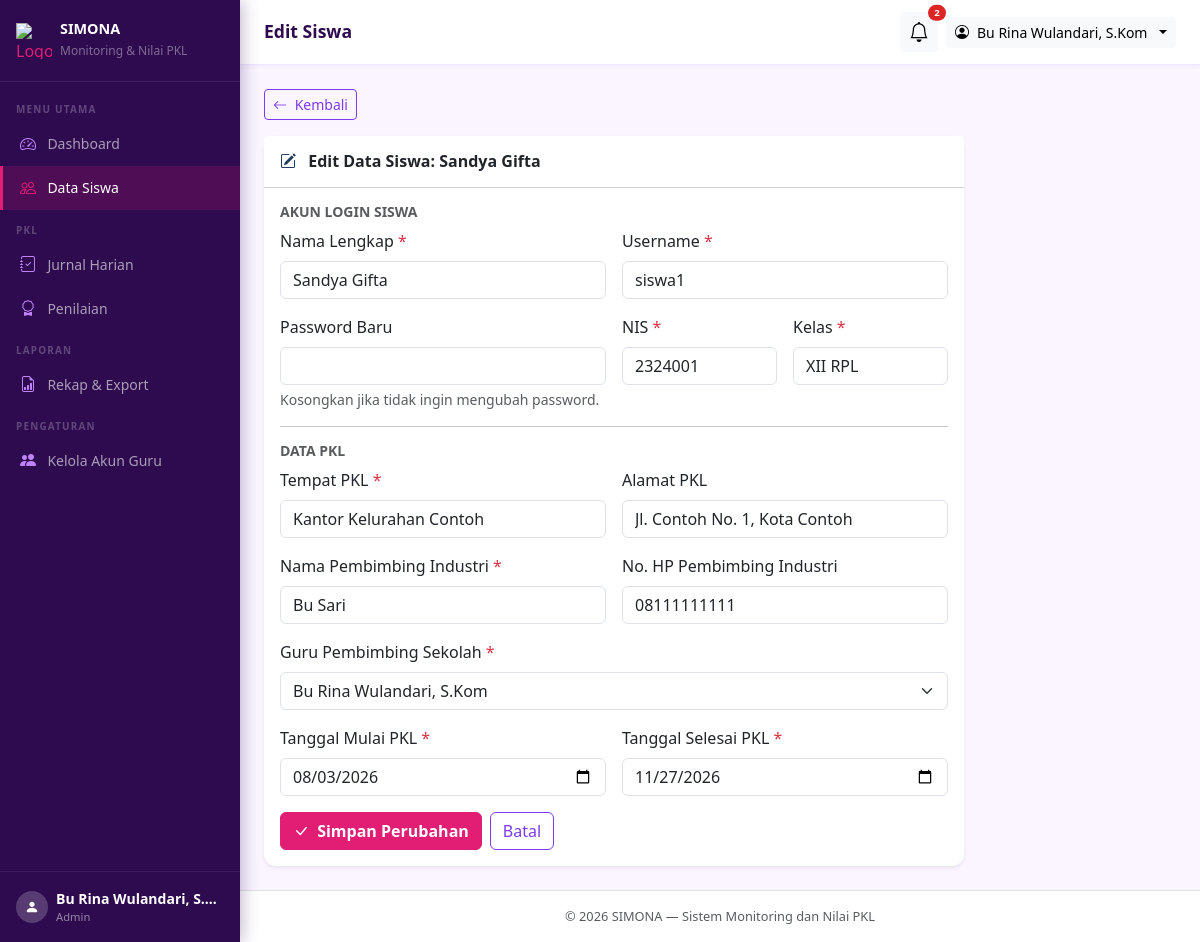
Page /admin/siswa/edit.php?id=1 (signed in) on the earlier database version.
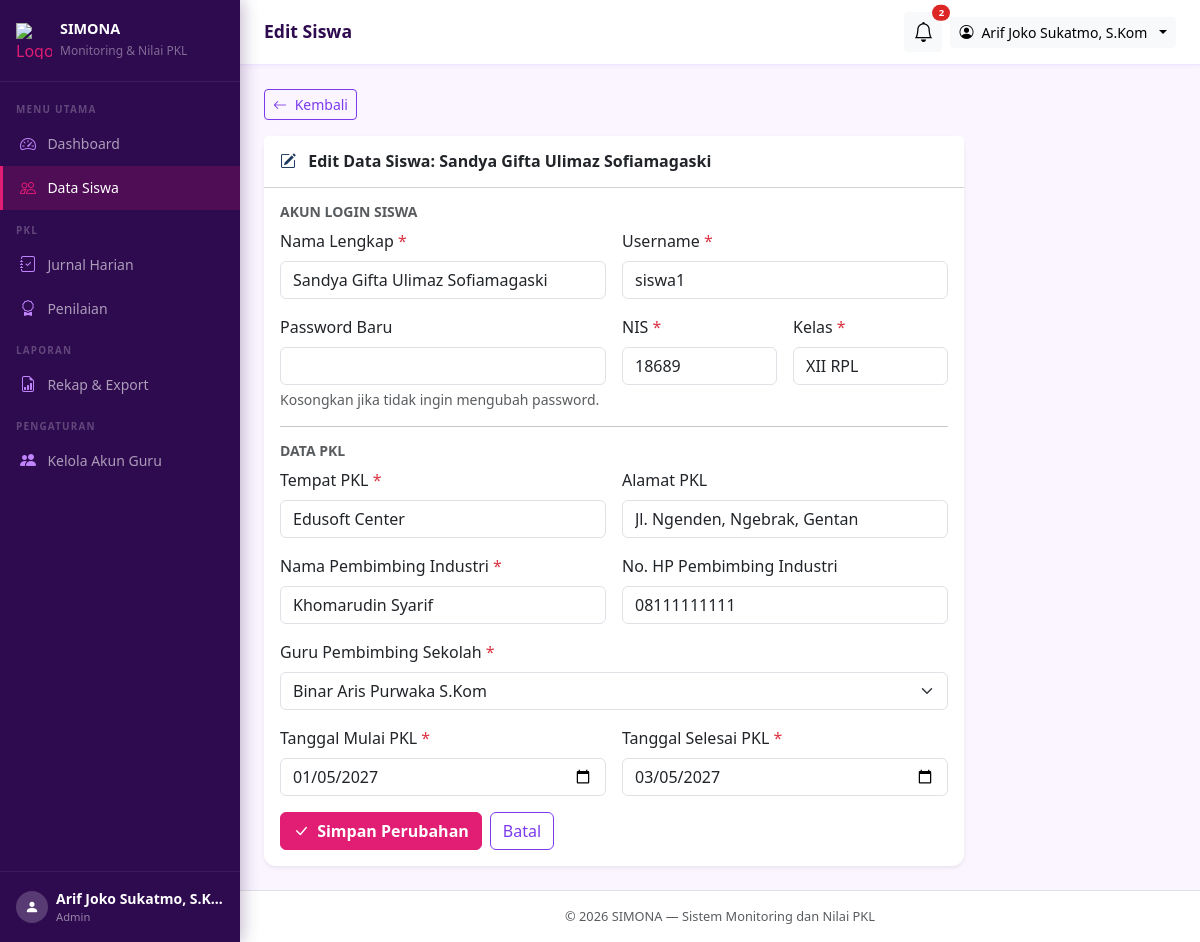
Same page on the later database version.
### tables this page shows
CREATE TABLE `users` (
  `id` int(10) unsigned NOT NULL AUTO_INCREMENT,
  `nama` varchar(100) NOT NULL,
  `username` varchar(50) NOT NULL,
  `password` varchar(255) NOT NULL COMMENT 'Hasil password_hash(), bukan teks asli',
  `role` enum('admin','siswa') NOT NULL DEFAULT 'siswa',
  `created_at` timestamp NOT NULL DEFAULT current_timestamp(),
  PRIMARY KEY (`id`),
  UNIQUE KEY `uq_username` (`username`)
);

CREATE TABLE `siswa` (
  `id` int(10) unsigned NOT NULL AUTO_INCREMENT,
  `user_id` int(10) unsigned NOT NULL COMMENT 'Relasi ke users.id (akun siswa)',
  `nis` varchar(20) NOT NULL COMMENT 'Nomor Induk Siswa',
  `kelas` varchar(20) NOT NULL COMMENT 'Contoh: XII RPL 1',
  `tempat_pkl` varchar(150) NOT NULL COMMENT 'Nama perusahaan/instansi',
  `alamat_pkl` varchar(255) DEFAULT NULL COMMENT 'Alamat tempat PKL, boleh kosong',
  `nama_pembimbing_industri` varchar(100) NOT NULL COMMENT 'Mentor di tempat PKL, hanya data',
  `no_hp_pembimbing_industri` varchar(20) DEFAULT NULL COMMENT 'Boleh kosong',
  `guru_pembimbing_id` int(10) unsigned NOT NULL COMMENT 'Relasi ke users.id (guru/admin)',
  `tgl_mulai` date NOT NULL,
  `tgl_selesai` date NOT NULL COMMENT 'Tidak boleh sebelum tgl_mulai',
  PRIMARY KEY (`id`),
  UNIQUE KEY `uq_nis` (`nis`),
  UNIQUE KEY `uq_user_id` (`user_id`),
  KEY `idx_guru_pembimbing` (`guru_pembimbing_id`),
  KEY `idx_kelas` (`kelas`),
  CONSTRAINT `fk_siswa_guru` FOREIGN KEY (`guru_pembimbing_id`) REFERENCES `users` (`id`),
  CONSTRAINT `fk_siswa_user` FOREIGN KEY (`user_id`) REFERENCES `users` (`id`) ON DELETE CASCADE
);

### includes/auth.php (called while the page is built, shortened)
<?php
function current_user(): array
{
    return [
        'user_id'  => $_SESSION['user_id']  ?? null,
        'nama'     => $_SESSION['nama']     ?? '',
        'username' => $_SESSION['username'] ?? '',
        'role'     => $_SESSION['role']     ?? '',
        'siswa_id' => $_SESSION['siswa_id'] ?? null,
    ];
}
function current_role(): string
{
    return $_SESSION['role'] ?? '';
}

### includes/functions.php (called while the page is built, shortened)
<?php
function e(string $string): string
{
    return htmlspecialchars($string, ENT_QUOTES, 'UTF-8');
}

### admin/siswa/edit.php (the view, shortened to what the changed rows need)
<?php
require_once __DIR__ . '/../../includes/auth.php';
require_once __DIR__ . '/../../includes/functions.php';
$db = get_db();
$id = (int)($_GET['id'] ?? 0);
$stmt = $db->prepare("
    SELECT s.*, u.nama, u.username, u.id AS uid
    FROM siswa s
    JOIN users u ON s.user_id = u.id
    WHERE s.id = ?
");
$stmt->execute([$id]);
$siswa = $stmt->fetch();
$guru_list = $db->query("SELECT id, nama FROM users WHERE role = 'admin' ORDER BY nama")->fetchAll();
$input     = $siswa;
require_once __DIR__ . '/../../includes/header.php';
?>
<div class="card border-0 shadow-sm" style="max-width:700px">
  <div class="card-header bg-white py-3">
    <h6 class="mb-0 fw-bold">
      <i class="bi bi-pencil-square me-2" style="color:#1e3a5f"></i>
      Edit Data Siswa: <?= e($siswa['nama']) ?>
    </h6>
  </div>
  <div class="card-body">
    <form method="POST" novalidate>
      <div class="row g-3 mb-3">
        <div class="col-md-6">
          <label class="form-label">Nama Lengkap <span class="text-danger">*</span></label>
          <input type="text" name="nama" class="form-control"
                 value="<?= e($input['nama']) ?>" required>
        </div>
        <div class="col-md-6">
          <label class="form-label">Username <span class="text-danger">*</span></label>
          <input type="text" name="username" class="form-control"
                 value="<?= e($input['username']) ?>" required>
        </div>
        <div class="col-md-3">
          <label class="form-label">NIS <span class="text-danger">*</span></label>
          <input type="text" name="nis" class="form-control"
                 value="<?= e($input['nis']) ?>" required>
        </div>
        <div class="col-md-3">
          <label class="form-label">Kelas <span class="text-danger">*</span></label>
          <input type="text" name="kelas" class="form-control"
                 value="<?= e($input['kelas']) ?>" required>
        </div>
      </div>
      <div class="row g-3 mb-3">
        <div class="col-md-6">
          <label class="form-label">Tempat PKL <span class="text-danger">*</span></label>
          <input type="text" name="tempat_pkl" class="form-control"
                 value="<?= e($input['tempat_pkl']) ?>" required>
        </div>
        <div class="col-md-6">
          <label class="form-label">Alamat PKL</label>
          <input type="text" name="alamat_pkl" class="form-control"
                 value="<?= e($input['alamat_pkl'] ?? '') ?>">
        </div>
        <div class="col-md-6">
          <label class="form-label">Nama Pembimbing Industri <span class="text-danger">*</span></label>
          <input type="text" name="nama_pembimbing_industri" class="form-control"
                 value="<?= e($input['nama_pembimbing_industri']) ?>" required>
        </div>
        <div class="col-md-6">
          <label class="form-label">No. HP Pembimbing Industri</label>
          <input type="text" name="no_hp_pembimbing_industri" class="form-control"
                 value="<?= e($input['no_hp_pembimbing_industri'] ?? '') ?>">
        </div>
        <div class="col-md-12">
          <label class="form-label">Guru Pembimbing Sekolah <span class="text-danger">*</span></label>
          <select name="guru_pembimbing_id" class="form-select" required>
            <?php foreach ($guru_list as $g): ?>
              <option value="<?= $g['id'] ?>"
                <?= $input['guru_pembimbing_id'] == $g['id'] ? 'selected' : '' ?>>
                <?= e($g['nama']) ?>
              </option>
            <?php endforeach; ?>
          </select>
        </div>
        <div class="col-md-6">
          <label class="form-label">Tanggal Mulai PKL <span class="text-danger">*</span></label>
          <input type="date" name="tgl_mulai" class="form-control"
                 value="<?= e($input['tgl_mulai']) ?>" required>
        </div>
        <div class="col-md-6">
          <label class="form-label">Tanggal Selesai PKL <span class="text-danger">*</span></label>
          <input type="date" name="tgl_selesai" class="form-control"
                 value="<?= e($input['tgl_selesai']) ?>" required>
        </div>
      </div>
    </form>
  </div>
</div>
<?php require_once __DIR__ . '/../../includes/footer.php'; ?>

### includes/header.php (shortened to what the changed rows need)
<?php
require_once __DIR__ . '/../includes/functions.php';
require_once __DIR__ . '/../includes/auth.php';
$user       = current_user();
$role       = current_role();
?>
<!DOCTYPE html>
<html lang="id">
<head>
  <link href="https://cdn.jsdelivr.net/npm/bootstrap@5.3.3/dist/css/bootstrap.min.css" rel="stylesheet">
  <link href="https://cdn.jsdelivr.net/npm/bootstrap-icons@1.11.3/font/bootstrap-icons.min.css" rel="stylesheet">
</head>
<body>
<nav class="sidebar" id="sidebar">
  <div class="sidebar-footer">
    <div class="d-flex align-items-center gap-2">
      <div style="min-width:0">
        <div class="text-white small fw-semibold text-truncate"><?= e($user['nama']) ?></div>
        <div style="color:rgba(255,255,255,0.5);font-size:0.7rem"><?= $role === 'admin' ? 'Admin' : 'Siswa' ?></div>
      </div>
    </div>
  </div>
</nav>
<div class="main-wrapper">
  <div class="topbar">
    <div class="d-flex align-items-center gap-2">
      <div class="dropdown">
        <button class="btn btn-sm btn-light dropdown-toggle d-flex align-items-center gap-2" data-bs-toggle="dropdown">
          <i class="bi bi-person-circle"></i>
          <span class="d-none d-sm-inline"><?= e($user['nama']) ?></span>
        </button>
      </div>
    </div>
  </div>
  <div class="content-area">

Differences in the rows shown:
changed users: nama "Bu Rina Wulandari, S.…" → "Arif Joko Sukatmo, S.K…"; nama "Bu Rina Wulandari, S.Kom" → "Arif Joko Sukatmo, S.Kom"
changed siswa "XII RPL": user.nama "Sandya Gifta" → "Sandya Gifta Ulimaz Sofiamagaski"; nama "Sandya Gifta" → "Sandya Gifta Ulimaz Sofiamagaski"; nis "2324001" → "18689"; tempat_pkl "Kantor Kelurahan Contoh" → "Edusoft Center"; alamat_pkl "Jl. Contoh No. 1, Kota Contoh" → "Jl. Ngenden, Ngebrak, Gentan"; nama_pembimbing_industri "Bu Sari" → "Khomarudin Syarif"; guru_pembimbing_id "Bu Rina Wulandari, S.Kom" → "Binar Aris Purwaka S.Kom"; tgl_mulai "08/03/2026" → "01/05/2027"; tgl_selesai "11/27/2026" → "03/05/2027"
